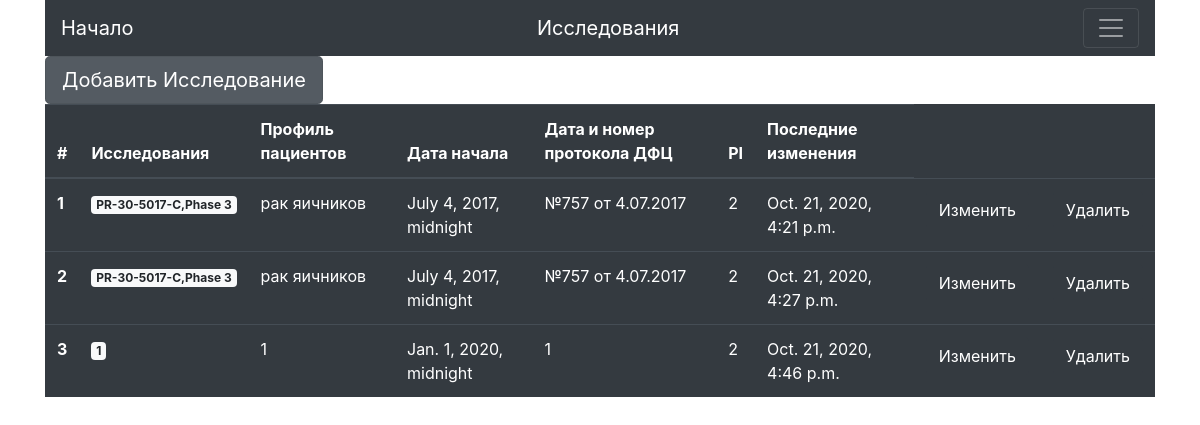
The app's page /data/clinical_research/ (signed in) with its own data.
### data/models.py (models this page shows, shortened)
class Clinic(models.Model):
    research_name = models.CharField(max_length=256)
    patients_profile = models.CharField(max_length=256)
    date_condition = models.DateTimeField()
    protocol_date = models.CharField(max_length=128)  # дата и номер протокола ДФЦ утверждения
    PI = models.PositiveIntegerField(choices=mch.PI_mentors)
    sponsor = models.CharField(max_length=256)
    begin_date = models.DateTimeField()
    monitor = models.CharField(max_length=256)
    first_patient = models.DateTimeField()  # date of registration of the first patient
    name_doctor_field = models.CharField(max_length=512)  # name with access to research
    patients_name_status = models.CharField(max_length=512)  # Patients and their current status
    sae = models.CharField(max_length=512)
    update = models.DateTimeField(auto_now_add=True)
    f_o_p_data = models.CharField(max_length=256)

### data/views.py (the view)
# urls.py: path('clinical_research/', views.ClinicalResearch.as_view(), name='clinical_research'),
class ClinicalResearch(ListView):
    paginate_by = 50
    queryset = Clinic.objects.all()
    template_name = 'research-list.html'

### data/templatetags/active_tab.py (called while the page is built)
@register.filter
def active(path, url_name):
    if path == reverse(url_name):
        return 'active'
    return ''

### data/templates/research-list.html (shortened to what this page needs)
{% extends 'base.html' %}
{% block content %}
    {% if request.user.is_authenticated %}
    <a href="{% url 'data:add_clinic' %}" class="btn btn-secondary btn-lg active" role="button" aria-pressed="true">Добавить Исследование</a>
    <table class="table table-dark">
  <thead>
    <tr>
      <th scope="col">#</th>
      <th scope="col">Исследования</th>
      <th scope="col">Профиль пациентов</th>
      <th scope="col">Дата начала</th>
      <th scope="col">Дата и номер протокола ДФЦ</th>
      <th scope="col">PI</th>
      <th scope="col">Последние изменения</th>
    </tr>
  </thead>
  <tbody>
  {% for data in object_list %}
    <tr>
      <th scope="row">{{ forloop.counter }}</th>
      <td><a href="{% url 'data:clinic_data' pk=data.id %}" class="badge badge-light">{{ data.research_name }}</a></td>
      <td>{{ data.patients_profile }}</td>
      <td>{{ data.date_condition }}</td>
      <td>{{ data.protocol_date }}</td>
      <td>{{ data.PI }}</td>
      <td>{{ data.update }}</td>
      <td><a class="btn btn-dark" href="{% url 'data:edit_clinic' pk=data.id %}">Изменить</a></td>
        <td><a class="btn btn-dark" href="{% url 'data:delete_clinic' pk=data.id %}">Удалить</a></td>
    </tr>
  {% endfor %}
  </tbody>
</table>
    {% else %}
    <div class="alert alert-dark" role="alert">
  Добрый день! Необходимо <a href="{% url 'account:login' %}" class="alert-link">авторизироваться</a>, чтобы пользоваться сервисом.
    </div>
    {% endif %}
{% endblock content %}

### templates/base.html (shortened to what this page needs)
<!doctype html>
<html lang="en">
  <head>
    <link rel="stylesheet" href="https://stackpath.bootstrapcdn.com/bootstrap/4.5.0/css/bootstrap.min.css"
>
  </head>
  <body>
  <div class="container">
      {% include 'parts/navbar.html' %}
      {% block content %}{%endblock content %}
  </div>
  </body>
</html>

### templates/parts/navbar.html (shortened to what this page needs)
{% load active_tab %}
<nav class="navbar navbar-dark bg-dark">
    {% if request.user.is_authenticated %}
    <a class="navbar-brand" href="{% url 'index' %}">Начало</a>
    <a class="navbar-brand" href="{% url 'data:clinical_research' %}">Исследования</a>
    {% else %}
    <a class="navbar-brand" href="{% url 'index' %}">Добро пожаловать</a>
    <a class="navbar-brand" href="{% url 'data:clinical_research' %}">Исследования</a>
    <a class="navbar-brand" href="{% url 'account:login' %}">Войти</a>
    {% endif %}
 	<button class="navbar-toggler" type="button" data-toggle="collapse" data-target="#navbarText" aria-controls="navbarText" aria-expanded="false" aria-label="Toggle navigation">
 		<span class="navbar-toggler-icon"></span>
 	</button>
</nav>

### records on screen
Clinic: research_name "PR-30-5017-C,Phase 3", patients_profile "рак яичников", date_condition "July 4, 2017, midnight", protocol_date "№757 от 4.07.2017", PI "2", update "Oct. 21, 2020, 4:21 p.m."
Clinic: research_name "PR-30-5017-C,Phase 3", patients_profile "рак яичников", date_condition "July 4, 2017, midnight", protocol_date "№757 от 4.07.2017", PI "2", update "Oct. 21, 2020, 4:27 p.m."
Clinic: research_name "1", patients_profile "1", date_condition "Jan. 1, 2020, midnight", protocol_date "1", PI "2", update "Oct. 21, 2020, 4:46 p.m."
